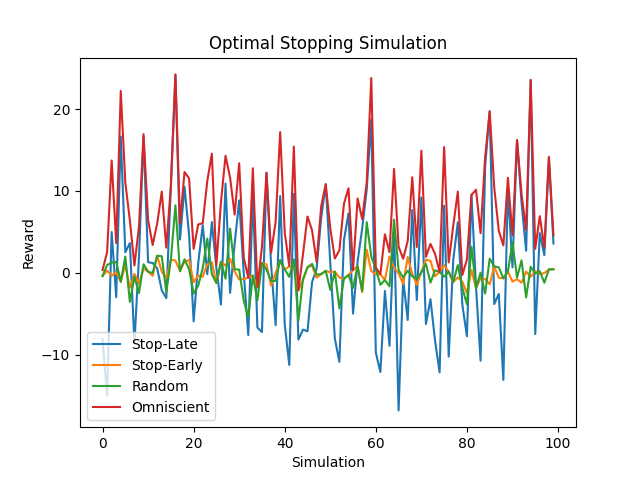

Source code (Python):
import numpy as np
import matplotlib.pyplot as plt
from typing import List
from typing import Callable
from typing import Dict

class FiniteHorizonOptimalStopping:
    def __init__(self, n):
        self.n = n
        self.cur_state = 0
        self.G : List[float] = []
        for _ in range(n + 1):
            reward = np.random.normal(0, 1)
            self.update_gain(reward)

    def reset(self):
        self.cur_state = 0

    def update_gain(self, reward):
        if len(self.G) == 0:
            self.G.append(reward)
        else:
            self.G.append(self.G[-1] + reward)

    def step(self, action):
        if action not in [0, 1]:
            raise ValueError("Action must be 0 or 1")
        reward = 0
        done = False
        if action == 1 or self.cur_state == self.n:
            reward = self.G[self.cur_state]
            done = True
        self.cur_state += 1
        return self.cur_state, reward, done
    
    def simulate(self, policy: Callable):
        """ 
        Simulate the environment with the given policy. 
            Args: policy: A function that takes the environment as input and returns an action [0 keep going, 1 stop]. 
        """
        self.reset()
        reward = 0
        done = False
        while not done:
            action = policy(self)
            state, reward, done = self.step(action)
        return reward

def stop_late(env: FiniteHorizonOptimalStopping):
    return 1 if env.cur_state == env.n else 0

def stop_early(env: FiniteHorizonOptimalStopping):
    return 0 if env.cur_state == env.n else 1

def omniscient(env: FiniteHorizonOptimalStopping):
    return 1 if np.argmax(env.G) == env.cur_state else 0

def random_policy(env: FiniteHorizonOptimalStopping):
    return np.random.choice([0, 1], p=[0.7, 0.3])

def run_simulation(policies: Dict[str, Callable], n: int, env: FiniteHorizonOptimalStopping | None = None):
    """
        Run a simulation with the given policies
        Args: policies: A dictionary of str -> policies to simulate
                n: The number of steps in the simulation
        Returns: A dictionary of str -> rewards for each policy
    """
    env = env or FiniteHorizonOptimalStopping(n)
    rewards = {}
    for policy_name, policy in policies.items():
        rewards[policy_name] = env.simulate(policy)
    return rewards


def main():
    n = 100
    policies = {
        "Stop-Late": stop_late,
        "Stop-Early": stop_early,
        "Random": random_policy,
        "Omniscient": omniscient
    }
    rewards : Dict[str, List[float]] = {}
    for i in range(100):
        temp = run_simulation(policies, n)
        for policy, reward in temp.items():
            if policy not in rewards:
                rewards[policy] = []
            rewards[policy].append(reward)
    # Plot the rewards
    for policy, reward in rewards.items():
        plt.plot(reward, label=policy)
    plt.legend()
    plt.xlabel("Simulation")
    plt.ylabel("Reward")
    plt.title("Optimal Stopping Simulation")
    plt.savefig("optimal_stopping.png")
    plt.show()


if __name__ == '__main__':
    main()
